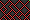

Tiled map render using the project's own tile images. Description and the map definition, with tile-layer contents summarised, below:
An orthogonal 30x20 tile map with 1x1 px tiles, 1 tile layer (Tile Layer 1).

<map version="1.0" orientation="orthogonal" renderorder="right-down" width="30" height="20" tilewidth="1" tileheight="1">
 <properties>
  <property name="hue" value="0" />
  <property name="size" value="30" />
 </properties>
 <tileset firstgid="1" name="basic" tilewidth="1" tileheight="1">
  <image source="tileset.png" width="5" height="1" />
  <tile id="0">
   <properties>
    <property name="hue" value="0" />
    <property name="size" value="30" />
   </properties>
  </tile>
 </tileset>
 <layer name="Tile Layer 1" width="30" height="20">
  <data>[600 cells, 600 non-empty, 4 distinct tile ids]</data>
 </layer>
</map>
